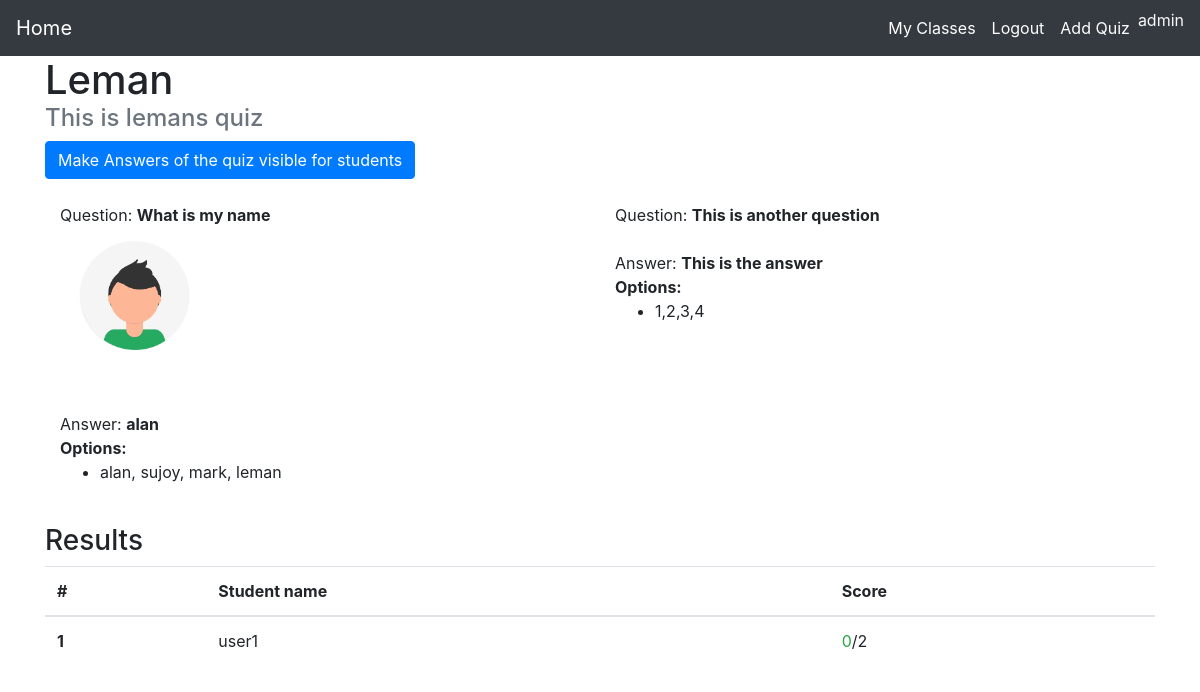
/quiz/view_quiz/16 (signed in), run on the app's committed database.
### quiz/models.py (models this page shows, shortened)
class Quiz(models.Model):
    title = models.CharField(max_length=250)
    description = models.TextField()
    classes = models.ManyToManyField(Class)
    make_visible = models.BooleanField(default=False)
    total_questions = models.IntegerField(primary_key=False,default=0)
    answer_available = models.BooleanField(primary_key=False,default=False)
    timer = models.IntegerField(primary_key=False,null=True,blank=True,validators=[MinValueValidator(9), MaxValueValidator(31)],)

class Question(models.Model):
    quiz = models.ForeignKey(Quiz, on_delete=models.CASCADE)
    question = models.TextField(blank=False,null=False)
    answer = models.TextField(blank=False,null=False)
    multiple_answer = models.BooleanField(default=False,primary_key=False)
    figure = models.ImageField(upload_to='quiz/figures',null=True, blank=True)
    explanation = models.TextField(null=True,blank=True)

class Options(models.Model):
    options = models.TextField(blank=True,null=True)
    question = models.ForeignKey(Question,on_delete=models.CASCADE)

class StudentQuizInfo(models.Model):
    completed = models.BooleanField(primary_key=False,default=False)
    quiz = models.ForeignKey(Quiz, on_delete=models.CASCADE)
    score = models.IntegerField(primary_key=False,default=0)
    quiz_questions = models.ManyToManyField(Question)
    user = models.ForeignKey(User,on_delete=models.CASCADE)

### quiz/views.py (the view)
# urls.py: path('view_quiz/<int:quiz_id>',views.quizInfoTeacherView,name='quizInfoTeacherView'),
@login_required
def quizInfoTeacherView(request, quiz_id):
    student_list = []
    random_question_obj = None
    teacher_question_list = None
    option_list = []
    if str(request.user.job.status) == 'student':
        quiz_list = list(Quiz.objects.filter(
            make_visible=True).filter(pk=quiz_id))
    else:
        quiz_list = list(Quiz.objects.filter(pk=quiz_id))
    if len(quiz_list) == 0:
        quiz_obj = None
    else:
        quiz_obj = quiz_list[0]
        random_question_obj = None
        if str(request.user.job.status) == 'student':
            if not StudentQuizInfo.objects.filter(quiz_id=quiz_id).filter(user_id=request.user.id).exists():
                student_quiz_info = StudentQuizInfo.objects.create(
                    quiz_id=quiz_id,
                    user_id=request.user.id
                )
                question_list = list(Question.objects.filter(quiz_id=quiz_id))
                for question in question_list:
                    student_quiz_info.quiz_questions.add(question)
                student_quiz_info.save()
            question_obj_list = list(StudentQuizInfo.objects.filter(
                quiz_id=quiz_id).filter(user_id=request.user.id))
            if len(question_obj_list) != 0:
                if quiz_obj.answer_available == True:
                    return redirect('quiz:quizAnswer', stud_quiz_info_id=question_obj_list[0].id, quiz_id=quiz_id)
                if question_obj_list[0].quiz_questions.exists():
                    random_question_obj = question_obj_list[0].quiz_questions.order_by(
                        '?').first()
                    option_list = getOptions(random_question_obj)
                else:
                    return redirect('quiz:getQuizResult', quiz_id=quiz_id)
        else:
            question_obj_list = list(Question.objects.filter(quiz_id=quiz_id))
            for question in question_obj_list:
                option_list.append(
                    list(Options.objects.filter(question_id=question.id)))
            quiz_obj = get_object_or_404(Quiz, pk=quiz_id)
            student_list = list(
                StudentQuizInfo.objects.filter(quiz_id=quiz_id))
            user_list = []
            for student in student_list:
                user_list.append(get_object_or_404(User, pk=student.user_id))
            student_list = zip(user_list, student_list)
            teacher_question_list = zip(question_obj_list, option_list)
    context = {
        'student_list': student_list,
        'question_obj': random_question_obj,
        'option_list': option_list,
        'type': 'quiz_view',
        'action': 'check',
        'quiz_obj': quiz_obj,
        'teacher_question_list': teacher_question_list,
        'question_form': QuestionForm(),
        'options_form': OptionsForm(),
    }
    return render(request, 'quiz/form.html', context)

### templates/quiz/form.html (shortened to what this page needs)
{% extends "./base.html" %}
{% load static %}
{% block content %}
{% load crispy_forms_tags %}
<div class="container">
    {% if type == 'quiz_form' %}
    {% if request.user.job.status == 'teacher' %}
    <h1>Form</h1>
    <form method="POST">
        {% csrf_token %}
        {{ quiz_form|crispy }}
        {% for class in class_list %}
        <input type="checkbox" name="classList" value="{{class.id}}">
        <label for="{{class.class_name}}">{{class.class_name}}</label>
        {% endfor %}
        <button type="submit" class="btn btn-primary">Submit</button>
    </form>
    {% endif %}
    {% elif type == 'quiz_view' %}
    <h1 class="d-inline">{{quiz_obj.title}}</h1>
    <h4 class="text-secondary">{{quiz_obj.description}}</h3>
        {% if request.user.job.status == 'teacher' %}
        {% if quiz_obj.make_visible == True %}
        {% if quiz_obj.answer_available == False %}
        <a class="btn btn-primary" role="button" href="{% url 'quiz:quizAnswerVisible' quiz_obj.id %}">Make Answers of
            the quiz
            visible for students</a>
        {% endif %}
        {% endif %}
        <br>
        <br>
        <div class="container">
            <div class="row">
                {% for question, option in teacher_question_list %}
                <div class="col-md-6">
                    Question: <b>{{question.question}}</b>
                    {% if question.figure %}
                    <img class="d-block img-fluid   " width="150" height="150" src="{{question.figure.url}}" alt="">
                    {% endif %}
                    <br>
                    <br>
                    Answer: <strong>{{question.answer}}</strong>
                    <br>
                    {% if option %}
                    <strong>Options: </strong>
                    <ul>
                        {% for each in option %}
                        <li>{{each.options}}</li>
                        {% endfor %}
                    </ul>
                    {% endif %}
                </div>
                {% endfor %}
            </div>
        </div>
        <br>
        {% if quiz_obj.make_visible == False %}
        <h2>Add Question</h2>
        <span class="text-danger">You cannot edit quiz once it is live. </span><a class="btn btn-outline-primary"
            href="{% url 'quiz:makeQuizVisible' quiz_obj.id %}">Make Quiz Visible to
            students</a>
        <form action="{% url 'quiz:questionFormSubmit' quiz_obj.id %}" enctype="multipart/form-data" method="POST">
            {% csrf_token %}
            {{ question_form|crispy }}
            {{ options_form|crispy }}
            <button class="btn btn-primary" type="submit">Submit</button>
        </form>
        {% else %}
            {% include './StudentQuizResult.html' %}
        {% endif %}
        {% else %}
        <div id="replaceable-content">
            {% include 'quiz/questionForm.html' %}
        </div>
        {% endif %}
        {% endif %}
</div>
{% endblock %}

### templates/quiz/base.html (shortened to what this page needs)
<!DOCTYPE html>
<html lang="en">
<head>
  <link rel="stylesheet" href="https://stackpath.bootstrapcdn.com/bootstrap/4.5.0/css/bootstrap.min.css"
 />
  <link rel="stylesheet" href="https://stackpath.bootstrapcdn.com/font-awesome/4.7.0/css/font-awesome.min.css">
</head>
<body style="height: 100vh">
  <nav class="navbar navbar-expand-lg navbar-dark bg-dark">
    <a class="navbar-brand" href="{% url 'quiz:home' %}">
      <span class="nav_link" id="home">
        Home
      </span>
    </a>
    <div class="collapse navbar-collapse" id="navbarSupportedContent">
      <ul class="navbar-nav ml-auto">
        <li class="nav-item active">
          <a class="nav-link" href="{% if user.is_authenticated %} {% url 'quiz:home' %} {% else %} # {% endif %}">
            <span class="nav_link">
              My Classes
            </span>
          </a>
        </li>
        <li class="nav-item active">
          <a class="nav-link" href="{% if user.is_authenticated %} {% url 'quiz:logout' %} {% else %} # {% endif %}">
            <span class="nav_link">
              {% if user.is_authenticated %} Logout {% else %} Login {% endif %}
            </span>
          </a>
        </li>
        {% if request.user.job.status == 'teacher' %}
        <li class="nav-item active">
          <a class="nav-link" href="{% url 'quiz:addQuiz' %}">
            <span class="nav_link">
              Add Quiz
            </span>
          </a>
        </li>
        {% endif %}
        <li class="nav-item active">
            <span class="nav_link text-light">
              {% if user.is_authenticated %} {{request.user.username}} {% endif %}
            </span>
        </li
      </ul>
    </div>
  </nav>
  {% block content %} {% endblock content %}
</body>
</html>

### templates/quiz/StudentQuizResult.html
{% block content  %}
<h3>Results</h3>
<ul class="list-group">
    <table class="table">
        <thead>
            <tr>
                <th scope="col">#</th>
                <th scope="col">Student name</th>
                <th scope="col">Score</th>
            </tr>
        </thead>
        <tbody>
            {% for user, student in student_list %}
            <tr>
                <th scope="row">1</th>
                <td>{{user.username}}</td>
                <td><span class="text-success">{{student.score}}</span>/{{quiz_obj.total_questions}}</td>
            </tr>
            {% endfor %}
        </tbody>
    </table>
</ul>
{% endblock %}

### data on the page
Quiz: title "Leman", description "This is lemans quiz", total_questions "2"
Question: question "What is my name", figure (placeholder picture), answer "alan"
Options: options "alan, sujoy, mark, leman"
Question: question "This is another question", answer "This is the answer"
Options: options "1,2,3,4"

### other printed values
{{ request.user.username }} "admin"
{{ user.username }} "user1"
{{ student.score }} "0"
